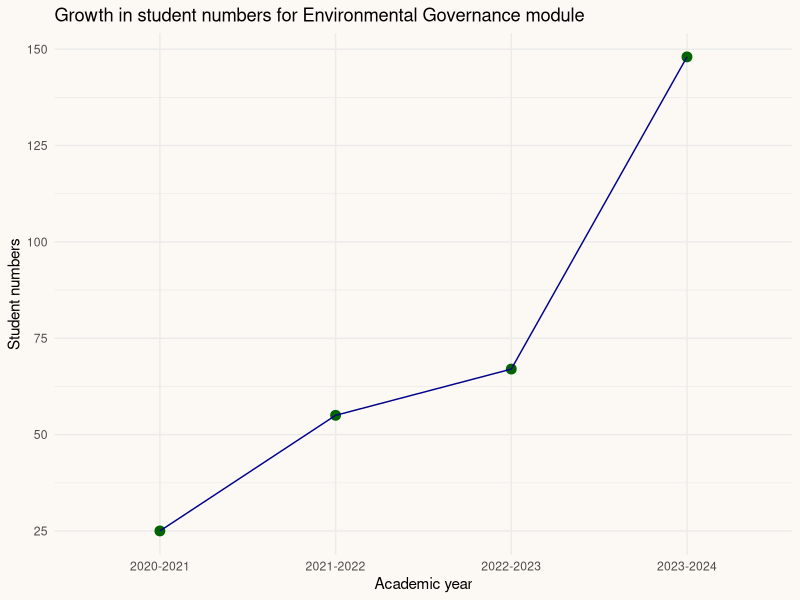

Write the R code that produced this figure.
## ---- chunk 1

library(ggplot2)
library(grid)
envgov_students_growth <- data.frame(year = c("2020-2021", "2021-2022", "2022-2023", "2023-2024"), student_numbers = c(25, 55, 67, 148))

envgov_students_growth$year = factor(envgov_students_growth$year, levels=sort(unique(envgov_students_growth$year)), ordered=TRUE)

p2 <- ggplot(envgov_students_growth, aes(x = year, y = student_numbers)) +
  geom_point(size = 3, color = 'darkgreen') +
  geom_line(aes(group=1), color = 'darkblue') +
  ggtitle("Growth in student numbers for Environmental Governance module") +
  xlab("Academic year") + ylab("Student numbers") +
  scale_y_continuous(breaks = c(0, 25, 50, 75, 100, 125, 150)) +
  theme_minimal()
# to change the whole background behind the plot
cowplot::ggdraw(p2) + 
  theme(plot.background = element_rect(fill="#fcf9f4", color = NA))


